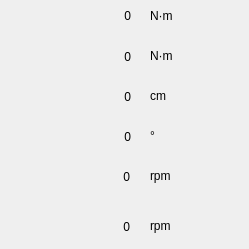
     <widget class="QWidget" name="scrollAreaWidgetContents_2">
      <property name="geometry">
       <rect>
        <x>0</x>
        <y>0</y>
        <width>249</width>
        <height>249</height>
       </rect>
      </property>
      <widget class="QLabel" name="roller_torque">
       <property name="geometry">
        <rect>
         <x>70</x>
         <y>0</y>
         <width>61</width>
         <height>31</height>
        </rect>
       </property>
       <property name="text">
        <string>0</string>
       </property>
       <property name="alignment">
        <set>Qt::AlignRight|Qt::AlignTrailing|Qt::AlignVCenter</set>
       </property>
      </widget>
      <widget class="QLabel" name="l_fan_angle">
       <property name="geometry">
        <rect>
         <x>60</x>
         <y>120</y>
         <width>71</width>
         <height>33</height>
        </rect>
       </property>
       <property name="text">
        <string>0</string>
       </property>
       <property name="alignment">
        <set>Qt::AlignRight|Qt::AlignTrailing|Qt::AlignVCenter</set>
       </property>
      </widget>
      <widget class="QLabel" name="SprinklerWidth">
       <property name="geometry">
        <rect>
         <x>70</x>
         <y>80</y>
         <width>61</width>
         <height>33</height>
        </rect>
       </property>
       <property name="text">
        <string>0</string>
       </property>
       <property name="alignment">
        <set>Qt::AlignRight|Qt::AlignTrailing|Qt::AlignVCenter</set>
       </property>
      </widget>
      <widget class="QLabel" name="front_motor_sp">
       <property name="geometry">
        <rect>
         <x>70</x>
         <y>160</y>
         <width>60</width>
         <height>33</height>
        </rect>
       </property>
       <property name="text">
        <string>0</string>
       </property>
       <property name="alignment">
        <set>Qt::AlignRight|Qt::AlignTrailing|Qt::AlignVCenter</set>
       </property>
      </widget>
      <widget class="QLabel" name="rear_motor_sp">
       <property name="geometry">
        <rect>
         <x>70</x>
         <y>210</y>
         <width>60</width>
         <height>33</height>
        </rect>
       </property>
       <property name="text">
        <string>0</string>
       </property>
       <property name="alignment">
        <set>Qt::AlignRight|Qt::AlignTrailing|Qt::AlignVCenter</set>
       </property>
      </widget>
      <widget class="QWidget" name="layoutWidget">
       <property name="geometry">
        <rect>
         <x>7</x>
         <y>0</y>
         <width>41</width>
         <height>241</height>
        </rect>
       </property>
       <layout class="QVBoxLayout" name="verticalLayout_3">
        <item>
         <widget class="QLabel" name="label_64">
          <property name="styleSheet">
           <string notr="true">border-image: url(:/images/parameters/RollerTorque.png);</string>
          </property>
          <property name="text">
           <string/>
          </property>
         </widget>
        </item>
        <item>
         <widget class="QLabel" name="label_66">
          <property name="styleSheet">
           <string notr="true">border-image: url(:/images/source/SprinklerTorque.png);</string>
          </property>
          <property name="text">
           <string/>
          </property>
         </widget>
        </item>
        <item>
         <widget class="QLabel" name="label_103">
          <property name="styleSheet">
           <string notr="true">border-image: url(:/images/source/SprinklerWidth.png);</string>
          </property>
          <property name="text">
           <string/>
          </property>
         </widget>
        </item>
        <item>
         <widget class="QLabel" name="label_67">
          <property name="styleSheet">
           <string notr="true">border-image: url(:/images/parameters/FanAngle.png);</string>
          </property>
          <property name="text">
           <string/>
          </property>
         </widget>
        </item>
        <item>
         <widget class="QLabel" name="label_44">
          <property name="styleSheet">
           <string notr="true">border-image: url(:/images/parameters/FrontMotorSpeed.png);</string>
          </property>
          <property name="text">
           <string/>
          </property>
         </widget>
        </item>
        <item>
         <widget class="QLabel" name="label_50">
          <property name="styleSheet">
           <string notr="true">border-image: url(:/images/parameters/RearMotorSpeed.png);</string>
          </property>
          <property name="text">
           <string/>
          </property>
         </widget>
        </item>
       </layout>
      </widget>
      <widget class="MQlabel" name="w_front_motor_sp">
       <property name="geometry">
        <rect>
         <x>200</x>
         <y>160</y>
         <width>40</width>
         <height>40</height>
        </rect>
       </property>
       <property name="styleSheet">
        <string notr="true">border-image: url(:/images/engine/warning.png);</string>
       </property>
       <property name="text">
        <string/>
       </property>
      </widget>
      <widget class="MQlabel" name="w_rear_motor_sp">
       <property name="geometry">
        <rect>
         <x>200</x>
         <y>210</y>
         <width>40</width>
         <height>40</height>
        </rect>
       </property>
       <property name="styleSheet">
        <string notr="true">border-image: url(:/images/engine/warning.png);</string>
       </property>
       <property name="text">
        <string/>
       </property>
      </widget>
      <widget class="QLabel" name="label_83">
       <property name="geometry">
        <rect>
         <x>150</x>
         <y>0</y>
         <width>45</width>
         <height>31</height>
        </rect>
       </property>
       <property name="text">
        <string>N·m</string>
       </property>
      </widget>
      <widget class="QLabel" name="label_84">
       <property name="geometry">
        <rect>
         <x>150</x>
         <y>80</y>
         <width>45</width>
         <height>31</height>
        </rect>
       </property>
       <property name="text">
        <string>cm</string>
       </property>
      </widget>
      <widget class="QLabel" name="label_86">
       <property name="geometry">
        <rect>
         <x>150</x>
         <y>120</y>
         <width>45</width>
         <height>31</height>
        </rect>
       </property>
       <property name="text">
        <string>°</string>
       </property>
      </widget>
      <widget class="QLabel" name="label_87">
       <property name="geometry">
        <rect>
         <x>150</x>
         <y>160</y>
         <width>45</width>
         <height>31</height>
        </rect>
       </property>
       <property name="text">
        <string>rpm</string>
       </property>
      </widget>
      <widget class="QLabel" name="label_89">
       <property name="geometry">
        <rect>
         <x>150</x>
         <y>210</y>
         <width>45</width>
         <height>31</height>
        </rect>
       </property>
       <property name="text">
        <string>rpm</string>
       </property>
      </widget>
      <widget class="QLabel" name="label_104">
       <property name="geometry">
        <rect>
         <x>150</x>
         <y>40</y>
         <width>51</width>
         <height>31</height>
        </rect>
       </property>
       <property name="text">
        <string>N·m</string>
       </property>
      </widget>
      <widget class="QLabel" name="SprinklerTorque">
       <property name="geometry">
        <rect>
         <x>70</x>
         <y>40</y>
         <width>61</width>
         <height>33</height>
        </rect>
       </property>
       <property name="text">
        <string>0</string>
       </property>
       <property name="alignment">
        <set>Qt::AlignRight|Qt::AlignTrailing|Qt::AlignVCenter</set>
       </property>
      </widget>
     </widget>
